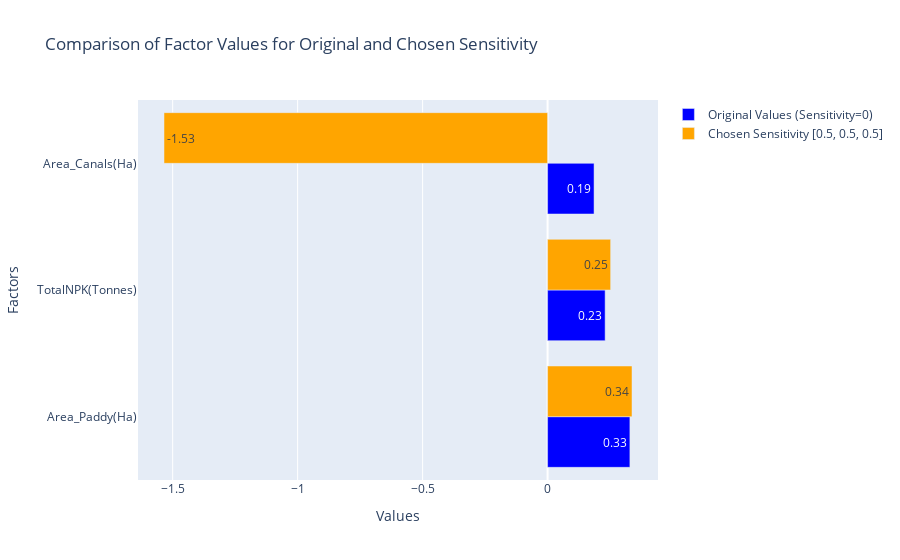

The cell this chart's notebook holds for it:
### Code cell
import pandas as pd
import plotly.graph_objects as go
import ipywidgets as widgets
from ipywidgets import interact
from IPython.display import clear_output

# Function to update the bar plot based on sensitivity sliders
def update_bar_plot(alpha1, alpha2, alpha3):
    tolerance = 1e-5
    
    # Filter the dataframe based on slider sensitivity values
    filtered_df = viz_df2[
        (viz_df2['Sensitivity_AreaUnderCereals_Paddy'].between(alpha1 - tolerance, alpha1 + tolerance)) &
        (viz_df2['Sensitivity_TotalNPK'].between(alpha2 - tolerance, alpha2 + tolerance)) &
        (viz_df2['Sensitivity_NetAreaIrrigated_Canals_NetAreaIrrigated'].between(alpha3 - tolerance, alpha3 + tolerance)) 
    ]
    
    # Define the factors and their display names
    factors = ['New_F1', 'New_F2', 'New_F3']
    display_names = ['Area_Paddy(Ha)', 'TotalNPK(Tonnes)', 'Area_Canals(Ha)']

    # Calculate mean values for the selected sensitivity group
    user_values = filtered_df[factors].mean()
    
    # Get the mean values for the original case where all sensitivities are zero
    original_values = viz_df2[viz_df2[['Sensitivity_AreaUnderCereals_Paddy',
                                       'Sensitivity_TotalNPK', 'Sensitivity_NetAreaIrrigated_Canals_NetAreaIrrigated']].eq(0).all(axis=1)][factors].mean()
    
    user_values_formatted = [f'{val:.2f}' for val in user_values]
    original_values_formatted = [f'{val:.2f}' for val in original_values]
    
    # Create the bar plot with interchanged axes, adding text labels
    fig = go.Figure(data=[
        go.Bar(
            name='Original Values (Sensitivity=0)', 
            y=display_names, 
            x=original_values, 
            marker_color='blue', 
            orientation='h',
            text=original_values_formatted,  # Add labels with the values of the bars
            textposition='auto'    # Automatically position the text inside or outside the bar
        ),
        go.Bar(
            name=f'Chosen Sensitivity [{alpha1}, {alpha2}, {alpha3}]', 
            y=display_names, 
            x=user_values, 
            marker_color='orange', 
            orientation='h',
            text=user_values_formatted,  # Add labels with the values of the bars
            textposition='auto'    # Automatically position the text inside or outside the bar
        )
    ])
    
    # Customize the layout
    fig.update_layout(
        title="Comparison of Factor Values for Original and Chosen Sensitivity",
        yaxis_title="Factors",
        xaxis_title="Values",
        barmode='group'
    )

    # Clear previous output and display updated plot
    clear_output()
    display(fig)


# Creating sliders for interaction
alpha1_slider = widgets.FloatSlider(value=0.5, min=0, max=1, step=0.1, description='αAP:')
alpha2_slider = widgets.FloatSlider(value=0.5, min=0, max=1, step=0.1, description='αNPK:')
alpha3_slider = widgets.FloatSlider(value=0.5, min=0, max=1, step=0.1, description='αCN:')

# Creating interactive plot
interactive_plot = interact(update_bar_plot, alpha1=alpha1_slider, alpha2=alpha2_slider, alpha3=alpha3_slider)

# Create update button to trigger plot update
update_button = widgets.Button(description="Update Plot")
update_button.on_click(lambda _: update_bar_plot(alpha1_slider.value, alpha2_slider.value, alpha3_slider.value))

# Display the button and sliders
widgets.HBox([update_button, alpha1_slider, alpha2_slider, alpha3_slider])

### Figure 1 — Plotly figure (JSON) as saved in the notebook; plotly's stock layout.template omitted (floating-point values rounded to 4 significant figures)
{"data": [{"marker": {"color": "blue"}, "name": "Original Values (Sensitivity=0)", "orientation": "h", "text": ["0.33", "0.23", "0.19"], "textposition": "auto", "type": "bar", "x": [0.3293, 0.2303, 0.186], "y": ["Area_Paddy(Ha)", "TotalNPK(Tonnes)", "Area_Canals(Ha)"]}, {"marker": {"color": "orange"}, "name": "Chosen Sensitivity [0.5, 0.5, 0.5]", "orientation": "h", "text": ["0.34", "0.25", "-1.53"], "textposition": "auto", "type": "bar", "x": [0.3378, 0.2523, -1.535], "y": ["Area_Paddy(Ha)", "TotalNPK(Tonnes)", "Area_Canals(Ha)"]}], "layout": {"barmode": "group", "title": {"text": "Comparison of Factor Values for Original and Chosen Sensitivity"}, "xaxis": {"title": {"text": "Values"}}, "yaxis": {"title": {"text": "Factors"}}}}
